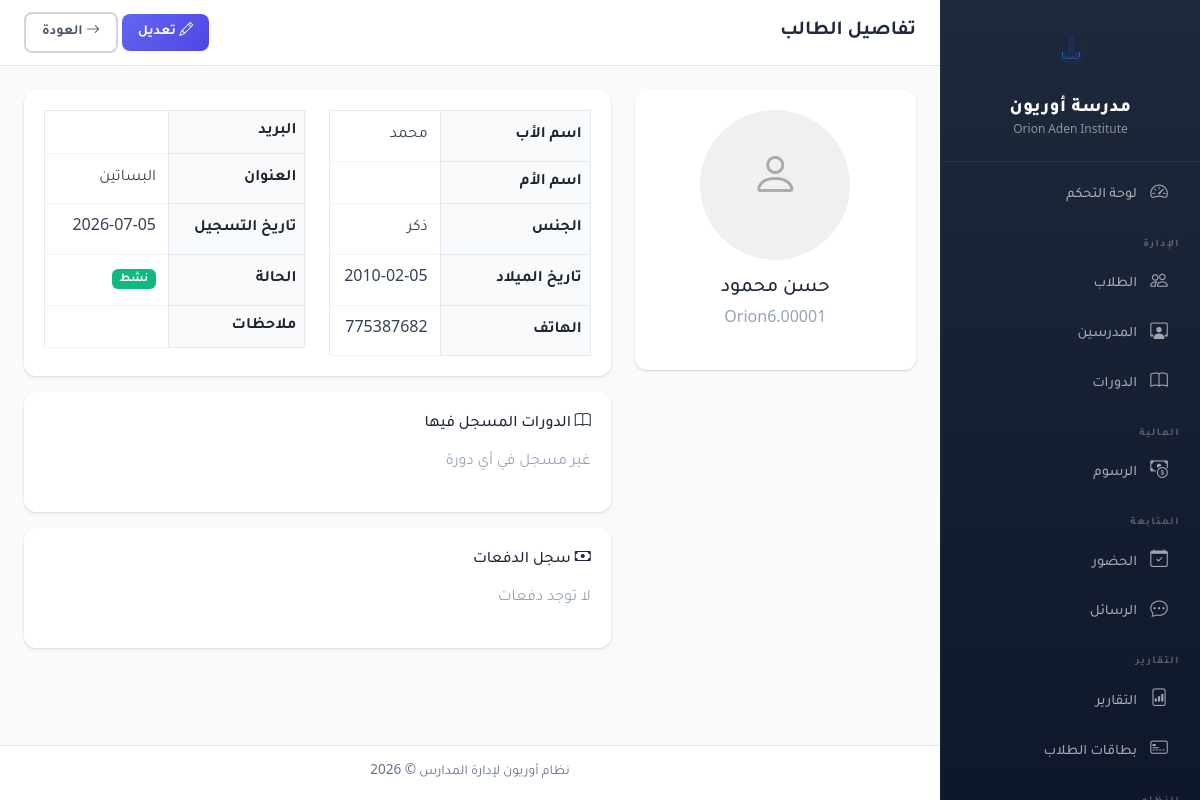
Page /modules/students/view.php?id=1 (signed in) on the committed database.
### tables this page shows
CREATE TABLE `settings` (
  `id` int(11) unsigned NOT NULL AUTO_INCREMENT,
  `setting_key` varchar(100) NOT NULL,
  `setting_value` text DEFAULT NULL,
  `group_name` varchar(50) DEFAULT 'general',
  `created_at` timestamp NOT NULL DEFAULT current_timestamp(),
  `updated_at` timestamp NOT NULL DEFAULT current_timestamp() ON UPDATE current_timestamp(),
  PRIMARY KEY (`id`),
  UNIQUE KEY `setting_key` (`setting_key`)
);

CREATE TABLE `students` (
  `id` int(11) unsigned NOT NULL AUTO_INCREMENT,
  `student_code` varchar(20) NOT NULL,
  `first_name` varchar(50) NOT NULL,
  `last_name` varchar(50) NOT NULL,
  `father_name` varchar(100) DEFAULT NULL,
  `mother_name` varchar(100) DEFAULT NULL,
  `gender` enum('male','female') NOT NULL,
  `date_of_birth` date DEFAULT NULL,
  `phone` varchar(20) DEFAULT NULL,
  `email` varchar(100) DEFAULT NULL,
  `address` text DEFAULT NULL,
  `photo` varchar(255) DEFAULT NULL,
  `enrollment_date` date NOT NULL,
  `status` enum('active','inactive','graduated','suspended') NOT NULL DEFAULT 'active',
  `notes` text DEFAULT NULL,
  `created_at` timestamp NOT NULL DEFAULT current_timestamp(),
  `updated_at` timestamp NOT NULL DEFAULT current_timestamp() ON UPDATE current_timestamp(),
  PRIMARY KEY (`id`),
  UNIQUE KEY `student_code` (`student_code`),
  UNIQUE KEY `email` (`email`)
);

### config/database.php (called while the page is built, shortened)
<?php
function getConnection() {
    static $conn = null;
    if ($conn === null) {
        try {
            $conn = new mysqli(DB_HOST, DB_USER, DB_PASS, DB_NAME);
            $conn->set_charset('utf8mb4');
        } catch (Exception $e) {
            die('فشل الاتصال بقاعدة البيانات: ' . $e->getMessage());
        }
    }
    return $conn;
}
function query($sql, $params = []) {
    $conn = getConnection();
    if (!empty($params)) {
        $stmt = $conn->prepare($sql);
        $types = '';
        foreach ($params as $param) {
            if (is_int($param)) $types .= 'i';
            elseif (is_double($param)) $types .= 'd';
            else $types .= 's';
        }
        $stmt->bind_param($types, ...$params);
        $stmt->execute();
        return $stmt->get_result();
    }
    return $conn->query($sql);
}
function getRow($sql, $params = []) {
    $result = query($sql, $params);
    return $result ? $result->fetch_assoc() : null;
}

### config/app.php (called while the page is built, shortened)
<?php
require_once __DIR__ . '/database.php';
require_once __DIR__ . '/permissions.php';
function getSetting($key, $default = '') {
    $row = getRow("SELECT setting_value FROM settings WHERE setting_key = ?", [$key]);
    return $row ? $row['setting_value'] : $default;
}
function hasPermission($module, $action) {
    global $rolePermissions;
    $role = $_SESSION['role'] ?? '';
    return in_array($action, $rolePermissions[$role][$module]);
}

### modules/students/view.php (the view, shortened to what this page needs)
<?php
require_once __DIR__ . '/../../config/app.php';
$id = (int)($_GET['id'] ?? 0);
$student = getRow("SELECT * FROM students WHERE id = ?", [$id]);
$enrollments = getRows("SELECT e.*, c.course_name, c.course_code FROM enrollments e JOIN courses c ON e.course_id = c.id WHERE e.student_id = ?", [$id]);
$payments = getRows("SELECT fp.*, f.fee_name FROM fee_payments fp LEFT JOIN fees f ON fp.fee_id = f.id WHERE fp.student_id = ? ORDER BY fp.created_at DESC", [$id]);
include __DIR__ . '/../../includes/header.php';
include __DIR__ . '/../../includes/sidebar.php';
?>
<div class="main-content">
    <nav class="topbar d-flex justify-content-between align-items-center">
        <div><button class="btn btn-link d-md-none" id="sidebarToggle"><i class="bi bi-list fs-4"></i></button><h5 class="mb-0 d-inline">تفاصيل الطالب</h5></div>
        <div>
            <?php if (hasPermission('students', 'edit')): ?>
            <a href="edit.php?id=<?= $id ?>" class="btn btn-primary"><i class="bi bi-pencil"></i> تعديل</a>
            <?php endif; ?>
            <a href="list.php" class="btn btn-outline-secondary"><i class="bi bi-arrow-right"></i> العودة</a>
        </div>
    </nav>
    <div class="page-content">
        <div class="row g-4">
            <div class="col-md-4">
                <div class="table-container text-center">
                    <?php if ($student['photo']): ?>
                        <img src="<?= BASE_URL . '/' . $student['photo'] ?>" style="height:150px;width:150px;object-fit:cover;border-radius:50%;border:3px solid #dee2e6">
                    <?php else: ?>
                        <div style="height:150px;width:150px;border-radius:50%;background:#f0f0f0;display:flex;align-items:center;justify-content:center;margin:auto;font-size:3rem;color:#aaa"><i class="bi bi-person"></i></div>
                    <?php endif; ?>
                    <h5 class="mt-3"><?= htmlspecialchars($student['first_name'] . ' ' . $student['last_name']) ?></h5>
                    <p class="text-muted"><?= htmlspecialchars($student['student_code']) ?></p>
                </div>
            </div>
            <div class="col-md-8">
                <div class="table-container">
                    <div class="row">
                        <div class="col-md-6">
                            <table class="table table-bordered">
                                <tr><th style="width:150px;">اسم الأب</th><td><?= htmlspecialchars($student['father_name'] ?? '---') ?></td></tr>
                                <tr><th>اسم الأم</th><td><?= htmlspecialchars($student['mother_name'] ?? '---') ?></td></tr>
                                <tr><th>الجنس</th><td><?= $student['gender'] === 'male' ? 'ذكر' : 'أنثى' ?></td></tr>
                                <tr><th>تاريخ الميلاد</th><td><?= $student['date_of_birth'] ?? '---' ?></td></tr>
                                <tr><th>الهاتف</th><td><?= htmlspecialchars($student['phone'] ?? '---') ?></td></tr>
                            </table>
                        </div>
                        <div class="col-md-6">
                            <table class="table table-bordered">
                                <tr><th>البريد</th><td><?= htmlspecialchars($student['email'] ?? '---') ?></td></tr>
                                <tr><th>العنوان</th><td><?= htmlspecialchars($student['address'] ?? '---') ?></td></tr>
                                <tr><th>تاريخ التسجيل</th><td><?= $student['enrollment_date'] ?></td></tr>
                                <tr><th>الحالة</th><td><span class="badge bg-<?= $student['status'] === 'active' ? 'success' : 'secondary' ?>"><?= $student['status'] === 'active' ? 'نشط' : 'غير نشط' ?></span></td></tr>
                                <tr><th>ملاحظات</th><td><?= nl2br(htmlspecialchars($student['notes'] ?? '---')) ?></td></tr>
                            </table>
                        </div>
                    </div>
                </div>
                <div class="table-container mt-3">
                    <div class="d-flex justify-content-between align-items-center mb-3">
                        <h6 class="mb-0"><i class="bi bi-book"></i> الدورات المسجل فيها</h6>
                    </div>
                    <?php if (empty($enrollments)): ?>
                        <p class="text-muted">غير مسجل في أي دورة</p>
                    <?php endif; ?>
                </div>
                <div class="table-container mt-3">
                    <h6 class="mb-3"><i class="bi bi-cash"></i> سجل الدفعات</h6>
                    <?php if (empty($payments)): ?>
                        <p class="text-muted">لا توجد دفعات</p>
                    <?php endif; ?>
                </div>
            </div>
        </div>
    </div>
    <footer class="footer"><span>نظام أوريون لإدارة المدارس &copy; <?= date('Y') ?></span></footer>
</div>
<?php include __DIR__ . '/../../includes/footer.php'; ?>

### includes/sidebar.php (shortened to what this page needs)
<?php
$currentPage = basename($_SERVER['PHP_SELF']);
$module = $_GET['module'] ?? '';
?>
<div class="sidebar">
    <div class="sidebar-brand">
        <img src="<?= BASE_URL ?>/assets/img/Orion.png?v=<?= ASSET_VER ?>" alt="Logo" style="height:70px;width:auto;margin-bottom:8px;">
        <h4><?= getSetting('school_name', 'أوريون') ?></h4>
        <small class="text-white-50">Orion Aden Institute</small>
    </div>
    <ul class="sidebar-nav">
        <li class="nav-item">
            <a href="<?= BASE_URL ?>/dashboard.php" class="nav-link <?= $currentPage === 'dashboard.php' ? 'active' : '' ?>">
                <i class="bi bi-speedometer2"></i> لوحة التحكم
            </a>
        </li>
        <?php if (hasPermission('students', 'view') || hasPermission('teachers', 'view') || hasPermission('courses', 'view') || hasPermission('student_cards', 'view')): ?>
        <li class="nav-section">الإدارة</li>
        <?php endif; ?>
        <?php if (hasPermission('students', 'view')): ?>
        <li class="nav-item">
            <a href="<?= BASE_URL ?>/modules/students/list.php" class="nav-link <?= $module === 'students' ? 'active' : '' ?>">
                <i class="bi bi-people"></i> الطلاب
            </a>
        </li>
        <?php endif; ?>
        <?php if (hasPermission('teachers', 'view')): ?>
        <li class="nav-item">
            <a href="<?= BASE_URL ?>/modules/teachers/list.php" class="nav-link <?= $module === 'teachers' ? 'active' : '' ?>">
                <i class="bi bi-person-workspace"></i> المدرسين
            </a>
        </li>
        <?php endif; ?>
        <?php if (hasPermission('courses', 'view')): ?>
        <li class="nav-item">
            <a href="<?= BASE_URL ?>/modules/courses/list.php" class="nav-link <?= $module === 'courses' ? 'active' : '' ?>">
                <i class="bi bi-book"></i> الدورات
            </a>
        </li>
        <?php endif; ?>
        <?php if (hasPermission('fees', 'view')): ?>
        <li class="nav-section">المالية</li>
        <?php endif; ?>
        <?php if (hasPermission('fees', 'view')): ?>
        <li class="nav-item">
            <a href="<?= BASE_URL ?>/modules/fees/list.php" class="nav-link <?= $module === 'fees' ? 'active' : '' ?>">
                <i class="bi bi-cash-coin"></i> الرسوم
            </a>
        </li>
        <?php endif; ?>
        <?php if (hasPermission('attendance', 'view')): ?>
        <li class="nav-section">المتابعة</li>
        <?php endif; ?>
        <?php if (hasPermission('attendance', 'view')): ?>
        <li class="nav-item">
            <a href="<?= BASE_URL ?>/modules/attendance/list.php" class="nav-link <?= $module === 'attendance' ? 'active' : '' ?>">
                <i class="bi bi-calendar-check"></i> الحضور
            </a>
        </li>
        <?php endif; ?>
        <?php if (hasPermission('messaging', 'send')): ?>
        <li class="nav-item">
            <a href="<?= BASE_URL ?>/modules/messaging/index.php" class="nav-link <?= $module === 'messaging' ? 'active' : '' ?>">
                <i class="bi bi-chat-dots"></i> الرسائل
            </a>
        </li>
        <?php endif; ?>
        <?php if (hasPermission('reports', 'view') || hasPermission('student_cards', 'view')): ?>
        <li class="nav-section">التقارير</li>
        <?php endif; ?>
        <?php if (hasPermission('reports', 'view')): ?>
        <li class="nav-item">
            <a href="<?= BASE_URL ?>/modules/reports/index.php" class="nav-link <?= $module === 'reports' ? 'active' : '' ?>">
                <i class="bi bi-file-bar-graph"></i> التقارير
            </a>
        </li>
        <?php endif; ?>
        <?php if (hasPermission('student_cards', 'view')): ?>
        <li class="nav-item">
            <a href="<?= BASE_URL ?>/modules/students/cards/index.php" class="nav-link <?= $module === 'cards' ? 'active' : '' ?>">
                <i class="bi bi-credit-card-2-front"></i> بطاقات الطلاب
            </a>
        </li>
        <?php endif; ?>
        <?php if (hasPermission('import', 'view') || hasPermission('backup', 'view') || hasPermission('settings', 'view') || hasPermission('users', 'view')): ?>
        <li class="nav-section">النظام</li>
        <?php endif; ?>
    </ul>
</div>

### rows in the picture
settings: setting_value "مدرسة أوريون"
students: first_name+last_name "حسن محمود", student_code "Orion6.00001", father_name "محمد", date_of_birth "2010-02-05", phone "775387682", address "البساتين", enrollment_date "2026-07-05"
